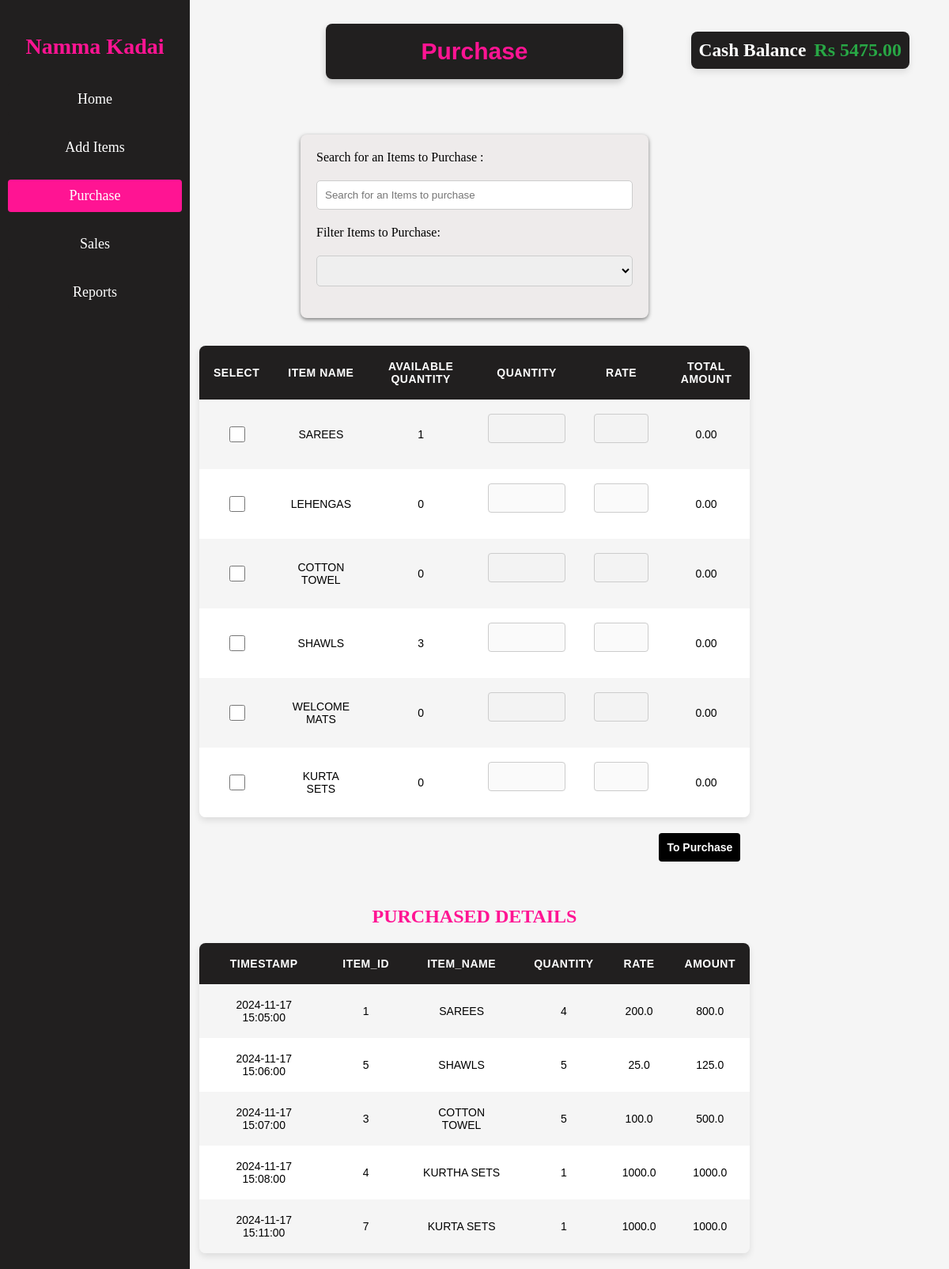
/addpurchase, run on the app's committed database.
### models.py (models this page shows)
class CompanyModel(db.Model):
    __tablename__='company'
    id = db.Column(db.Integer, primary_key=True)
    company_name=db.Column(db.String(),nullable=False)
    cash_balance=db.Column(db.Float,default=1000.00)

class ItemModel(db.Model):
    __tablename__ ='item'
    item_id=db.Column(db.Integer,primary_key=True)
    item_name=db.Column(db.String(),nullable=False)
    qty=db.Column(db.Integer,default=0,nullable=False)  # Bonus column for item quantity

class PurchaseModel(db.Model):
    __tablename__ ='purchase'
    purchase_id=db.Column(db.Integer,primary_key=True)
    timestamp=db.Column(db.DateTime, default=local_time, nullable=False)
    item_id=db.Column(db.Integer,db.ForeignKey('item.item_id'),nullable=False)
    item_name=db.Column(db.String(),nullable=False)
    qty=db.Column(db.Integer,nullable=False)
    rate=db.Column(db.Float,nullable=False)
    amount=db.Column(db.Float,nullable=False)

### App.py (the view, shortened to what this page needs)
@app.route('/addpurchase',methods=['GET','POST'])
def purchase():
    company=CompanyModel.query.first()
    items = ItemModel.query.all()
    purchasedtable=PurchaseModel.query.all()
    no_items =len(items)==0
    no_purchase=len(purchasedtable)==0
    company.cash_balance = f'{company.cash_balance:.2f}'
    return render_template('add_purchase.html', items=items, purchasedtable=purchasedtable,no_purchase=no_purchase, no_items=no_items,company=company)

### App.py (called while the page is built)
@app.context_processor
def inject_path():
    return {'current_path': request.path}

### templates/add_purchase.html (shortened to what this page needs)
<!DOCTYPE html>
<html>
<head>
    <link rel="stylesheet" href="static/add_or_purchase_or_sale.css">
</head>
<body>
    <div class="sidebar">
        <h2>Namma Kadai</h2>
        <a href="{{ url_for('home') }}">Home</a>
        <a href="{{ url_for('additems') }}">Add Items</a>
        <a href="{{ url_for('purchase') }}"
            class="{% if current_path == url_for('purchase') %}active{% endif %}">Purchase</a>
        <a href="{{ url_for('sale') }}">Sales</a>
        <a href="{{ url_for('reports')}}">Reports</a>
    </div>
    <div class="balance-container">
        <h3>Cash Balance</h3>
        <div class="balance-amount">Rs {{company.cash_balance}}</div>
    </div>
    <div class="title-bar">
        <h2>Purchase</h2>
    </div>
    <div id="flash-messages">
        {% with messages = get_flashed_messages(with_categories=true) %}
        {% if messages %}
        {% for category, message in messages %}
        <p class="message {{ category }}">{{ message }}</p>
        {% endfor %}
        {% else %}
        <p>No flash messages</p>
        {% endif %}
        {% endwith %}
    </div>
    <form class="formcontainer" method="POST">
        <label>Search for an Items to Purchase :</label>
        <input type="text" name="purchase_name" placeholder="Search for an Items to purchase" id="filter-input"
            onkeyup="filterTable()" autocomplete="off" required><br>
        <label>Filter Items to Purchase:</label>
        <select id="filter-mode" onchange="filterItems()">
            <option value="" aria-placeholder=""></option>
            <option value="all">All Items</option>
        </select>
    </form>
    <form class="container" method="POST">
        <table id="items-table">
            <thead>
                <tr>
                    <th>Select</th>
                    <th>Item Name</th>
                    <th>Available Quantity</th>
                    <th>Quantity</th>
                    <th>Rate</th>
                    <th>Total Amount</th>
                </tr>
            </thead>
            <tbody>
                {% if no_items %}
                <tr>
                    <td colspan="6" style="align-items: center;">No Products Purchased</td>
                </tr>
                {% else %}
                {% for item in items %}
                <tr>
                    <td>
                        <input type="checkbox" name="selected_items[]" value="{{ item.item_id }}"
                            onchange="toggleInputs(this)">
                    </td>
                    <td>{{ item.item_name }}</td>
                    <td>{{ item.qty }}</td>
                    <td>
                        <input type="number" name="qty[]" required min="1" disabled
                            oninput="calculateAmount(this.closest('tr'))">
                    </td>
                    <td>
                        <input type="number" name="rate[]" required step="0.01" disabled
                            oninput="calculateAmount(this.closest('tr'))">
                    </td>
                    <td class="amount">0.00</td>
                </tr>
                {% endfor %}
                {% endif %}
            </tbody>
        </table>
        <div class="button-container">
            <button type="submit">To Purchase</button>
        </div>
    </form>
    <br><br>
    <h2>PURCHASED DETAILS</h2>
    <table>
        <thead>
            <tr>
                <th>Timestamp</th>
                <th>Item_id</th>
                <th>item_name</th>
                <th>Quantity</th>
                <th>Rate</th>
                <th>Amount</th>
            </tr>
        </thead>
        <tbody>
            {% if no_purchase %}
            <tr>
                <td colspan="6" style="align-items: center;">No Products Purchased</td>
            </tr>
            {% else %}
            {% for items in purchasedtable %}
            <tr>
                <td>{{ items.timestamp }}</td>
                <td>{{ items.item_id }}</td>
                <td>{{ items.item_name }}</td>
                <td>{{ items.qty }}</td>
                <td>{{ items.rate }}</td>
                <td>{{ items.amount }}</td>
            </tr>
            {% endfor %}
            {% endif %}
        </tbody>
    </table>
</body>
</html>

### static/add_or_purchase_or_sale.css (style rules this page uses)
.sidebar { width: 200px; background-color: rgb(33, 31, 31); padding: 20px; position: fixed; height: 100%; top: 0; left: 0; display: flex; flex-direction: column; align-items: center; }
.sidebar h2 { font-size: 28px; margin-bottom: 20px; color: deeppink; }
.sidebar a { font-size: 18px; color: white; text-decoration: none; margin: 10px 0; display: block; text-align: center; padding: 10px; width: 100%; border-radius: 4px; background-color: rgb(33, 31, 31); transition: background-color 0.3s; }
.sidebar a.active { background-color: deeppink; }
.balance-container { display: flex; align-items: center; justify-content: flex-end; padding: 10px; background-color: rgb(33, 31, 31); font-size: 20px; font-weight: bold; color: white; border-radius: 8px; box-shadow: 0px 4px 8px rgba(0, 0, 0, 0.1); position: absolute; top: 40px; right: 50px; }
.balance-container h3 { margin: 0; padding-right: 10px; }
.balance-amount { font-size: 24px; color: #28a745; }
.title-bar h2 { margin: 10px; text-align: center; color: deeppink; font-family: Arial, sans-serif; }
.title-bar { display: block; align-items: center; flex-direction: column; padding: 8px; font-size: 20px; position: fixed; margin-top: 10px; left: 50%; transform: translateX(-50%); z-index: 1000; border-radius: 8px; box-shadow: 0 4px 8px rgba(0, 0, 0, 0.2); width: 30%; background-color: rgb(33, 31, 31); }
body { background-color: whitesmoke; margin: 0; padding: 20px; }
h2 { text-align: center; color: deeppink; }
.formcontainer { max-width: 400px; margin: 0 auto; margin-top: 10%; background-color: rgb(238, 235, 235); padding: 20px; border-radius: 8px; box-shadow: 0 2px 5px rgba(0, 0, 0, 0.5); margin-bottom: 3%; }
label { display: block; }
select, input[type="text"] { width: 100%; padding: 10px; margin-bottom: 15px; border: 1px solid #ccc; border-radius: 4px; box-sizing: border-box; }
#filter-input, #filter-mode { margin: 20px 0; padding: 10px; width: 100%; border: 1px solid #ccc; border-radius: 5px; }
.container { margin-top: 3%; }
input[type="number"] { width: 100%; padding: 10px; margin-bottom: 15px; border: 1px solid #ccc; border-radius: 4px; box-sizing: border-box; }
input[type="checkbox"] { width: 20px; height: 20px; }
.button-container { display: flex; justify-content: flex-end; margin-right: 21%; text-align: center; margin-top: 20px; }
button[type="submit"] { align-items: center; background-color: black; color: white; padding: 10px 10px; border: none; border-radius: 4px; font-size: 14px; font-weight: bold; cursor: pointer; transition: all 0.3s ease; }
table { margin: auto; margin-left: 20%; width: 60%; border-collapse: collapse; margin-top: 20px; box-shadow: 0px 4px 8px rgba(0, 0, 0, 0.1); font-family: Arial, sans-serif; border-radius: 8px; overflow: hidden; color: black; }
th, td { padding: 18px 18px; text-align: center; font-size: 14px; font-weight: 500; }
th { background-color: rgb(33, 31, 31); color: white; font-weight: bold; text-transform: uppercase; letter-spacing: 0.5px; }
tr:nth-child(even) { background-color: white; }
tr:nth-child(odd) { background-color: whitesmoke; }

### data on the page
CompanyModel: cash_balance "5475.00"
ItemModel: item_name "SAREES", qty "1"
ItemModel: item_name "LEHENGAS", qty "0"
ItemModel: item_name "COTTON TOWEL", qty "0"
ItemModel: item_name "SHAWLS", qty "3"
ItemModel: item_name "WELCOME MATS", qty "0"
ItemModel: item_name "KURTA SETS", qty "0"
PurchaseModel: timestamp "2024-11-17 15:05:00", item_id "1", item_name "SAREES", qty "4", rate "200.0", amount "800.0"
PurchaseModel: timestamp "2024-11-17 15:06:00", item_id "5", item_name "SHAWLS", qty "5", rate "25.0", amount "125.0"
PurchaseModel: timestamp "2024-11-17 15:07:00", item_id "3", item_name "COTTON TOWEL", qty "5", rate "100.0", amount "500.0"
PurchaseModel: timestamp "2024-11-17 15:08:00", item_id "4", item_name "KURTHA SETS", qty "1", rate "1000.0", amount "1000.0"
PurchaseModel: timestamp "2024-11-17 15:11:00", item_id "7", item_name "KURTA SETS", qty "1", rate "1000.0", amount "1000.0"
